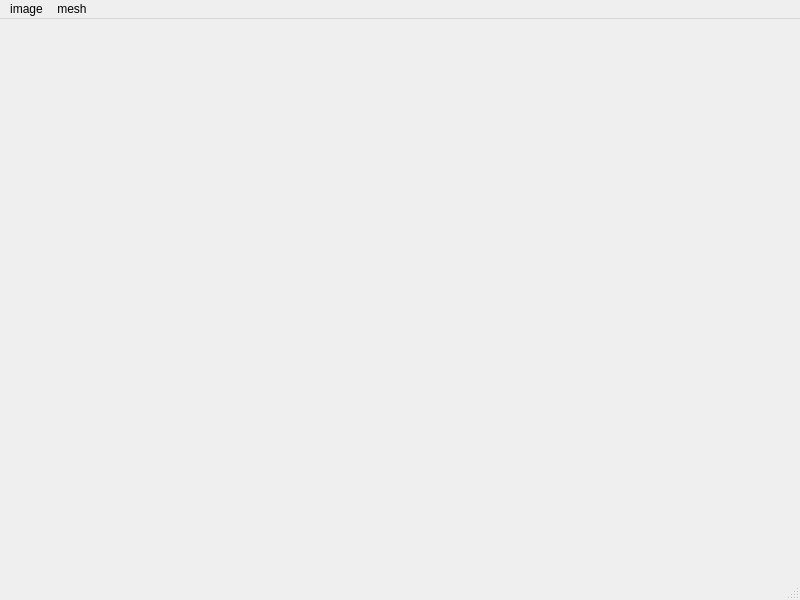
<?xml version="1.0" encoding="UTF-8"?>
<ui version="4.0">
 <class>MainWindow</class>
 <widget class="QMainWindow" name="MainWindow">
  <property name="geometry">
   <rect>
    <x>0</x>
    <y>0</y>
    <width>800</width>
    <height>600</height>
   </rect>
  </property>
  <property name="windowTitle">
   <string>MainWindow</string>
  </property>
  <widget class="QWidget" name="centralwidget">
   <layout class="QGridLayout" name="gridLayout">
    <item row="0" column="0">
     <layout class="QHBoxLayout" name="horizontalLayout"/>
    </item>
   </layout>
  </widget>
  <widget class="QMenuBar" name="menubar">
   <property name="geometry">
    <rect>
     <x>0</x>
     <y>0</y>
     <width>800</width>
     <height>23</height>
    </rect>
   </property>
   <widget class="QMenu" name="menuimage">
    <property name="title">
     <string>image</string>
    </property>
    <addaction name="actionopen"/>
   </widget>
   <widget class="QMenu" name="menumesh">
    <property name="title">
     <string>mesh</string>
    </property>
    <addaction name="actionsave"/>
   </widget>
   <addaction name="menuimage"/>
   <addaction name="menumesh"/>
  </widget>
  <widget class="QStatusBar" name="statusbar"/>
  <action name="actionopen">
   <property name="text">
    <string>open</string>
   </property>
  </action>
  <action name="actionsave">
   <property name="text">
    <string>save</string>
   </property>
  </action>
 </widget>
 <resources/>
 <connections/>
</ui>
